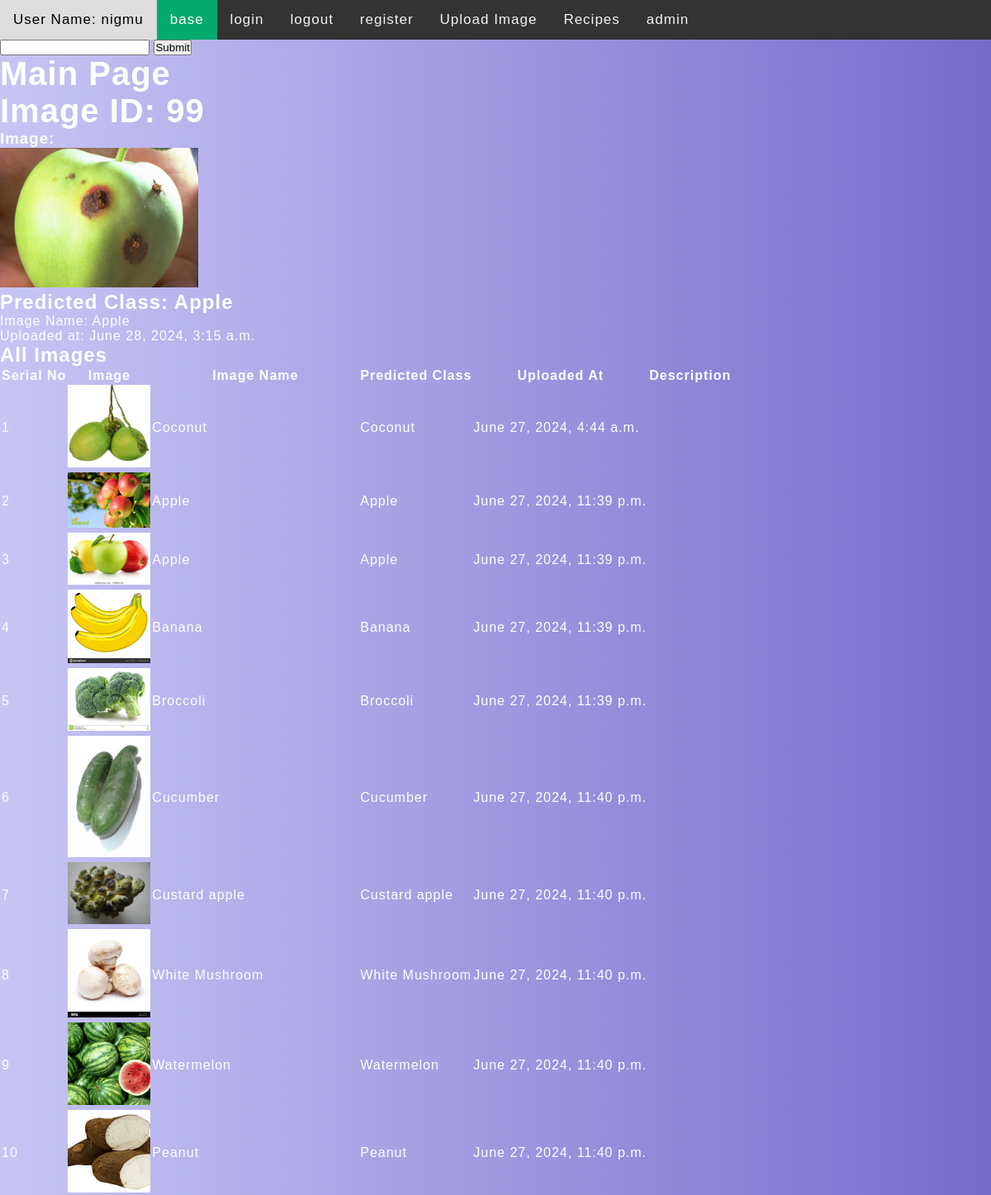
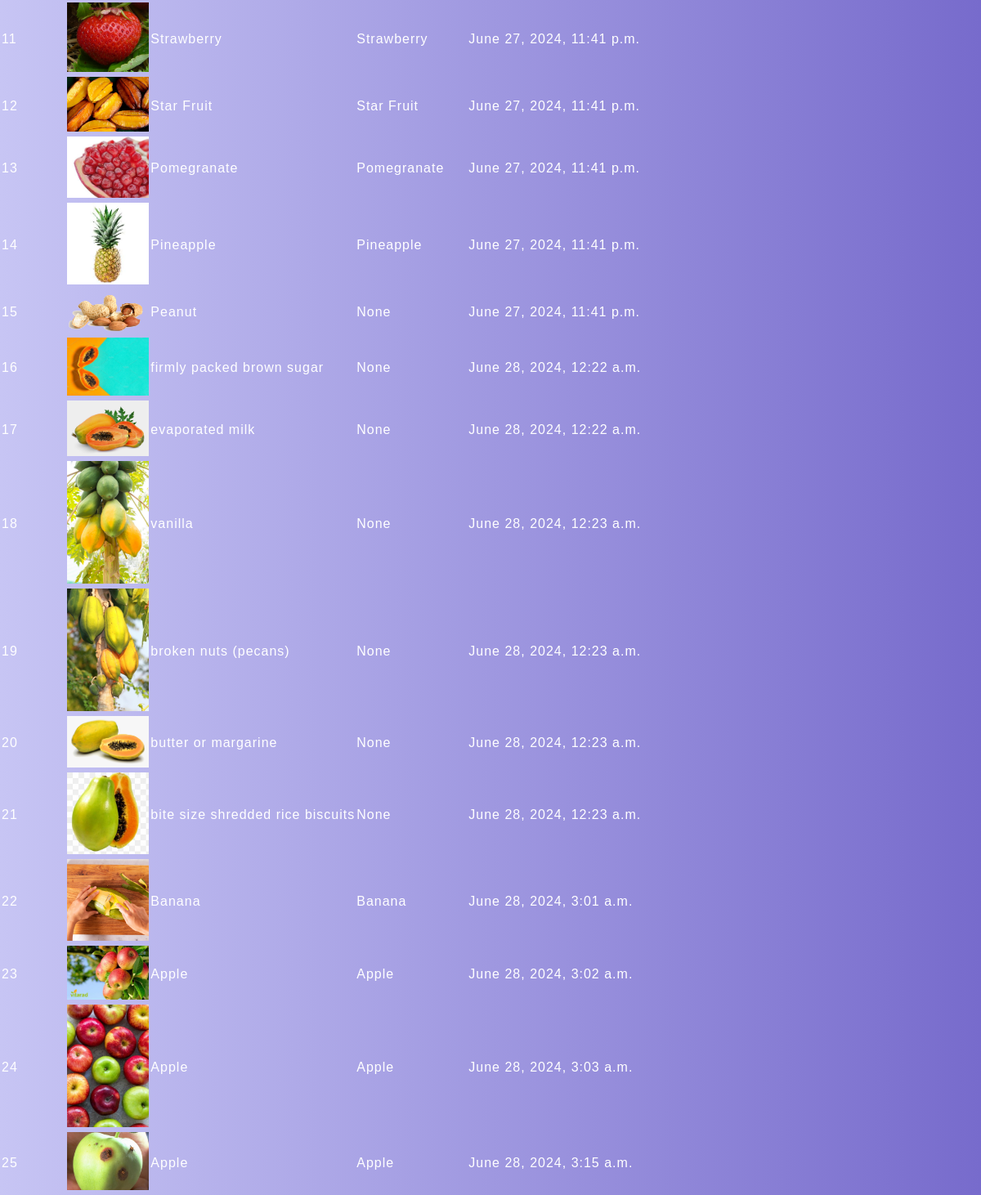
Screenshot of / (signed in) with the database file from the repository (2 pictures, top to bottom).
### image_upload/models.py (models this page shows, shortened)
class upload_image_class(models.Model):
    image = models.ImageField(upload_to="images/", default="")
    image_name = models.CharField(max_length=100, default="", blank=True, null=True)
    description = models.TextField(default="", blank=True, null=True)
    uploaded_at = models.DateTimeField(default=timezone.now)
    predicted_class = models.CharField(max_length=100, null=True, blank=True)
    @classmethod
    def get_serialized_objects(cls):
        objects = cls.objects.all().order_by('id')
        for index, obj in enumerate(objects, start=1):
            setattr(obj, 'serial_number', index)
        return objects

### django_backend/views.py (the view)
# urls.py: path('', home_view),
@login_required
def home_view(request, id=None, *args, **kwargs):
    try:
        image_obj = upload_image_class.objects.latest('id')
        image_list = upload_image_class.get_serialized_objects()
        context = {
            "object_list" : image_list,
            "id" : image_obj.id,
            "object" : image_obj,
            "image" : image_obj.image,
            "image_name" : image_obj.image_name,
            "uploaded_at" : image_obj.uploaded_at,
            "predicted_class" : image_obj.predicted_class,
            "user" : request.user,
        }
    except ObjectDoesNotExist:
        context = {
            "error_message" : "No image found",
            "user" : request.user,
        }
    html = render_to_string('show_images.html', context=context)
    return HttpResponse(html)

### templates/show_images.html
{% extends "base.html" %}
{% block content %}
<h1>Main Page</h1>
{% if id %}
    <h1>Image ID: {{ id }}</h1>
    <h3>Image:</h3>
    {% if image %}
        <img src="{{ image.url }}" alt="{{ image_name }}" style="max-width: 20%;">
    {% else %}
        <p>No image file associated with this ID.</p>
    {% endif %}
    <h2>Predicted Class: {{ predicted_class }}</h2>
    <p>Image Name: {{ image_name }}</p>
    <p>Uploaded at: {{ uploaded_at }}</p>
{% endif %}
<h2>All Images</h2>
    <div class="row">
        <div class="col">
            <table class="table">
                <thead>
                    <tr>
                        <th scope="col">Serial No</th>
                        <th scope="col">Image</th>
                        <th scope="col">Image Name</th>
                        <th scope="col">Predicted Class</th>
                        <th scope="col">Uploaded At</th>
                        <th scope="col">Description</th>
                    </tr>
                </thead>
                <tbody>
                    {% for x in object_list %}
                    <tr>
                        <td>{{ x.serial_number }}</td>
                        <td>
                            {% if x.image %}
                            <a href="{% url 'image_detail' x.id %}">
                                <img src="{{ x.image.url }}" alt="{{ x.image_name }}" style="max-width: 100px;">
                            </a>
                            {% else %}
                            No image available
                            {% endif %}
                        </td>
                        <td><a href="{% url 'image_detail' x.id %}">{{ x.image_name }}</a></td>
                        <td><a href="{% url 'image_detail' x.id %}">{{ x.predicted_class }}</a></td>
                        <td><a href="{% url 'image_detail' x.id %}">{{ x.uploaded_at }}</a></td>
                        <td><a href="{% url 'image_detail' x.id %}">{{ x.description }}</a></td>
                    </tr>
                    {% endfor %}
                </tbody>
            </table>
        </div>
{% endblock content %}

### templates/base.html (shortened to what this page needs)
<!DOCTYPE html>
<html>
    <head>
        <link rel="stylesheet" href="static/style.css">
    </head>
    <body>
        <div class="topnav">
            <a href="http://127.0.0.1:7000/">User Name: {{ user.username }}</a>
            <a class="active" href="http://127.0.0.1:7000/">base</a>
            <a href="http://127.0.0.1:7000/login/">login</a>
            <a href="http://127.0.0.1:7000/logout/">logout</a>
            <a href="http://127.0.0.1:7000/register/">register</a>
            <a href="http://127.0.0.1:7000/image_upload/upload_image/">Upload Image</a>
            <a href="http://127.0.0.1:7000/recommend/">Recipes</a>
            <a href="http://127.0.0.1:7000/admin/">admin</a>
        </div>
        <form>
            <input type='text' />
            <input type='submit' />
        </form>
        {% block content %}
        {% endblock content %}
    </body>
</html>

### static/style.css (style rules this page uses)
body { margin: 0; font-family: Arial, Helvetica, sans-serif; }
.topnav { overflow: hidden; background-color: #333; }
.topnav a { float: left; color: #f2f2f2; text-align: center; padding: 14px 16px; text-decoration: none; font-size: 17px; }
.topnav a.active { background-color: #04AA6D; color: white; }
:root { --background: #1a1a2e; --color: #ffffff; --primary-color: #0f3460; }
* { box-sizing: border-box; }
html { scroll-behavior: smooth; }
body { margin: 0; box-sizing: border-box; font-family: "poppins"; background: var(--background); color: var(--color); letter-spacing: 1px; transition: background 0.2s ease; -webkit-transition: background 0.2s ease; -moz-transition: background 0.2s ease; -ms-transition: background 0.2s ease; -o-transition: background 0.2s ease; }
a { text-decoration: none; color: var(--color); }
h1 { font-size: 2.5rem; }
* { box-sizing: border-box; margin: 0; padding: 0; font-family: Raleway, sans-serif; }
body { background: linear-gradient(90deg, #C7C5F4, #776BCC); }

### rows the page displays
upload_image_class: predicted_class "Apple", image_name "Apple", uploaded_at "June 28, 2024, 3:15 a.m.", serial_number "25", image (picture)
upload_image_class: serial_number "1", image (picture), image_name "Coconut", predicted_class "Coconut", uploaded_at "June 27, 2024, 4:44 a.m."
upload_image_class: serial_number "2", image (picture), image_name "Apple", predicted_class "Apple", uploaded_at "June 27, 2024, 11:39 p.m."
upload_image_class: serial_number "3", image (picture), image_name "Apple", predicted_class "Apple", uploaded_at "June 27, 2024, 11:39 p.m."
upload_image_class: serial_number "4", image (picture), image_name "Banana", predicted_class "Banana", uploaded_at "June 27, 2024, 11:39 p.m."
upload_image_class: serial_number "5", image (picture), image_name "Broccoli", predicted_class "Broccoli", uploaded_at "June 27, 2024, 11:39 p.m."
upload_image_class: serial_number "6", image (picture), image_name "Cucumber", predicted_class "Cucumber", uploaded_at "June 27, 2024, 11:40 p.m."
upload_image_class: serial_number "7", image (picture), image_name "Custard apple", predicted_class "Custard apple", uploaded_at "June 27, 2024, 11:40 p.m."
upload_image_class: serial_number "8", image (picture), image_name "White Mushroom", predicted_class "White Mushroom", uploaded_at "June 27, 2024, 11:40 p.m."
upload_image_class: serial_number "9", image (picture), image_name "Watermelon", predicted_class "Watermelon", uploaded_at "June 27, 2024, 11:40 p.m."
upload_image_class: serial_number "10", image (picture), image_name "Peanut", predicted_class "Peanut", uploaded_at "June 27, 2024, 11:40 p.m."
upload_image_class: serial_number "11", image (picture), image_name "Strawberry", predicted_class "Strawberry", uploaded_at "June 27, 2024, 11:41 p.m."
upload_image_class: serial_number "12", image (picture), image_name "Star Fruit", predicted_class "Star Fruit", uploaded_at "June 27, 2024, 11:41 p.m."
upload_image_class: serial_number "13", image (picture), image_name "Pomegranate", predicted_class "Pomegranate", uploaded_at "June 27, 2024, 11:41 p.m."
upload_image_class: serial_number "14", image (picture), image_name "Pineapple", predicted_class "Pineapple", uploaded_at "June 27, 2024, 11:41 p.m."
upload_image_class: serial_number "15", image (picture), image_name "Peanut", predicted_class "None", uploaded_at "June 27, 2024, 11:41 p.m."
upload_image_class: serial_number "16", image (picture), image_name "firmly packed brown sugar", predicted_class "None", uploaded_at "June 28, 2024, 12:22 a.m."
upload_image_class: serial_number "17", image (picture), image_name "evaporated milk", predicted_class "None", uploaded_at "June 28, 2024, 12:22 a.m."
upload_image_class: serial_number "18", image (picture), image_name "vanilla", predicted_class "None", uploaded_at "June 28, 2024, 12:23 a.m."
upload_image_class: serial_number "19", image (picture), image_name "broken nuts (pecans)", predicted_class "None", uploaded_at "June 28, 2024, 12:23 a.m."
upload_image_class: serial_number "20", image (picture), image_name "butter or margarine", predicted_class "None", uploaded_at "June 28, 2024, 12:23 a.m."
upload_image_class: serial_number "21", image (picture), image_name "bite size shredded rice biscuits", predicted_class "None", uploaded_at "June 28, 2024, 12:23 a.m."
upload_image_class: serial_number "22", image (picture), image_name "Banana", predicted_class "Banana", uploaded_at "June 28, 2024, 3:01 a.m."
upload_image_class: serial_number "23", image (picture), image_name "Apple", predicted_class "Apple", uploaded_at "June 28, 2024, 3:02 a.m."
upload_image_class: serial_number "24", image (picture), image_name "Apple", predicted_class "Apple", uploaded_at "June 28, 2024, 3:03 a.m."

### other values shown
{{ user.username }} "nigmu"
{{ id }} "99"
